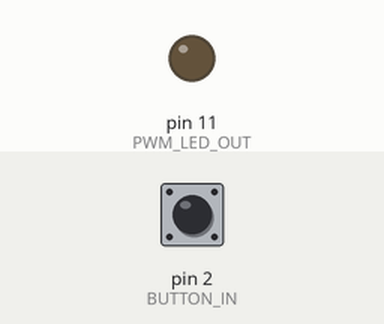
Simulated run of this sketch. Board: Arduino Uno, built with avr-gcc and run on an emulated ATmega328P. On the bench: output pins drawn as LEDs (lit = HIGH). The test bench sets the inputs (shaded band); at power-on: pin 2 (BUTTON_IN) HIGH.

Above: at 1.2 s.
1.3 s: pin 2 (BUTTON_IN) pulled LOW for 0.15 s
At 1.6 s:
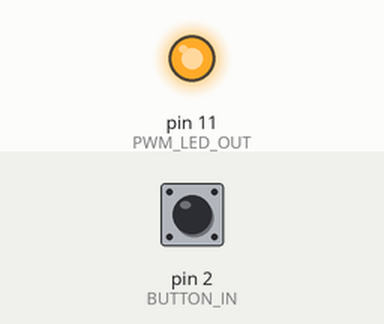
2.9 s: pin 2 (BUTTON_IN) pulled LOW for 1 s
At 4.0 s:
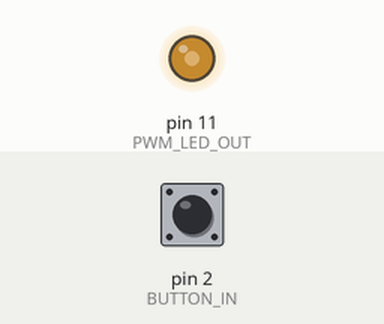
5.4 s: pin 2 (BUTTON_IN) pulsed LOW 2 times (0.12 s each, 0.3 s apart)
At 5.55 s:
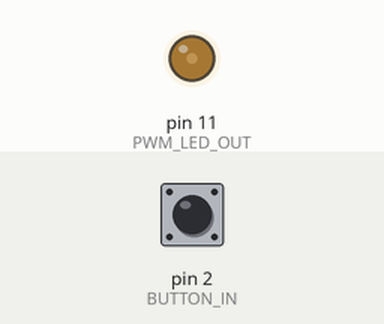
8.7 s: pin 2 (BUTTON_IN) pulled LOW for 3.2 s
At 9.8 s:
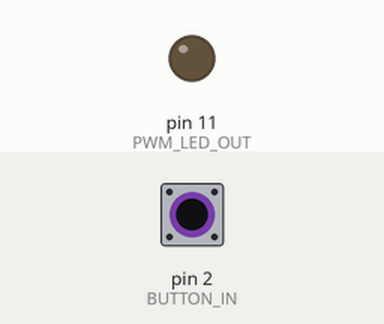
Timing chart, 0 to 11.7 s (numbered marks = the images above; inputs shaded):
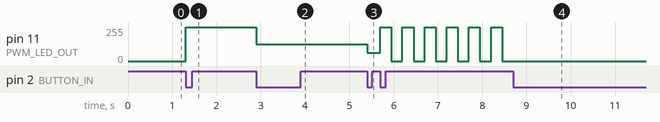

The sketch:

BlinkingLightProject.ino
```cpp
// use preprocessor directives to define constants in the code
#define FLASH_RATE_HZ 2
#define BUTTON_IN 2
#define PWM_LED_OUT 11
#define PWM_MAX 255

// operating mode: 0 - off, 1 - bright, 2 - mid-bright, 3 - dim, 4 - flash
int operating_mode = 0;
bool button_push = false;
int previous_mode = 0;
int PWM_OUT = 0;

// executed one-time at device startup
void setup() {

  Serial.begin(9600);
  attachInterrupt(digitalPinToInterrupt(BUTTON_IN), button_pushed, FALLING);
  pinMode(PWM_LED_OUT, OUTPUT);

}

void loop() {

  check_for_button_press();
  set_pwn_based_on_operating_mode();
  shine_led(PWM_OUT);

}

void button_pushed() {

  unsigned long previous_interrupt_time = 0;
  unsigned long interrupt_time = millis();
  if (interrupt_time - previous_interrupt_time > 500) {
    button_push = true;
  }
  previous_interrupt_time = interrupt_time;

}

void set_pwn_based_on_operating_mode() {

  switch (operating_mode) {
    case 0:
      PWM_OUT = 0;
      break;
    case 1:
      PWM_OUT = PWM_MAX;
      break;
    case 2:
      PWM_OUT = int(PWM_MAX / 2);
      break;
    case 3:
      PWM_OUT = int(PWM_MAX / 4);
      break;
    case 4:
      flash_the_light();
      break;
  }

}

void flash_the_light() {

digitalWrite(PWM_LED_OUT, HIGH);
delay((1000 / FLASH_RATE_HZ) / 2);
digitalWrite(PWM_LED_OUT, LOW);
delay((1000 / FLASH_RATE_HZ) / 2);

}

void shine_led(int PWM_OUT) {

    analogWrite(PWM_LED_OUT, PWM_OUT);

}

void check_for_button_press() {

  if ((button_push) && (previous_mode != 4)) {
    operating_mode = previous_mode + 1;
    button_push = false;
  }
  else if ((button_push) && (previous_mode == 4)) {
    operating_mode = 0;
    button_push = false;
  }
  previous_mode = operating_mode;

}
```

Measured:
- after the input at 1.3 s, pin 11 (PWM_LED_OUT): 0/255 → 255/255 at once
- after the input at 2.9 s, pin 11 (PWM_LED_OUT): 255/255 → 127/255 at once
- after the input at 5.4 s, pin 11 (PWM_LED_OUT): 127/255 → 63/255 at once, then repeats every 0.50 s: 255/255 0.25 s, 0/255 0.25 s
- after the input at 8.7 s, pin 11 (PWM_LED_OUT): stops changing and stays 0/255
